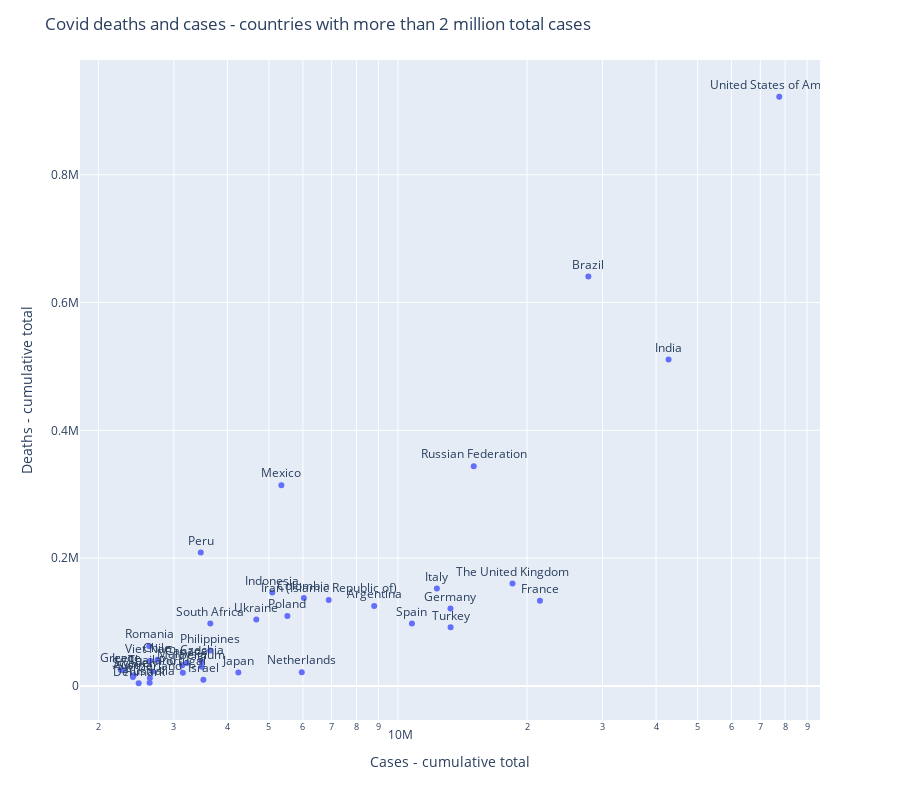

Write notebook code for a chart like this one.
### Markdown cell above
We now draw a scattered chart.

### Code cell
fig = px.scatter(covid_data_more_than_2m_cases, x="Cases - cumulative total", y="Deaths - cumulative total", text="Name", log_x=True)

fig.update_traces(textposition='top center')

fig.update_layout(
    height=800,
    title_text='Covid deaths and cases - countries with more than 2 million total cases'
)

fig.show()

### Figure 1 — Plotly figure (JSON) as saved in the notebook; plotly's stock layout.template omitted (floating-point values rounded to 4 significant figures)
{"data": [{"hovertemplate": "Cases - cumulative total=%{x}<br>Deaths - cumulative total=%{y}<br>Name=%{text}<extra></extra>", "legendgroup": "", "marker": {"color": "#636efa", "symbol": "circle"}, "mode": "markers+text", "name": "", "orientation": "v", "showlegend": false, "text": ["United States of America", "India", "Brazil", "France", "The United Kingdom", "Russian Federation", "Turkey", "Germany", "Italy", "Spain", "Argentina", "Iran (Islamic Republic of)", "Colombia", "Netherlands", "Poland", "Mexico", "Indonesia", "Ukraine", "Japan", "South Africa", "Philippines", "Israel", "Belgium", "Czechia", "Peru", "Canada", "Portugal", "Malaysia", "Chile", "Thailand", "Viet Nam", "Switzerland", "Australia", "Romania", "Denmark", "Sweden", "Austria", "Iraq", "Greece"], "x": [77521589, 42780235, 27806786, 21436445, 18499062, 15020573, 13265374, 13255989, 12323398, 10778607, 8799858, 6894110, 6031130, 5963238, 5519282, 5344840, 5089637, 4672198, 4241800, 3648968, 3646793, 3515918, 3484518, 3483932, 3466309, 3217184, 3148387, 3138215, 2747552, 2674477, 2643024, 2636961, 2634178, 2629090, 2483399, 2418560, 2407407, 2286451, 2255421], "xaxis": "x", "y": [921984, 510905, 640774, 133169, 160221, 343957, 91646, 120992, 152282, 97710, 124924, 134420, 137586, 21449, 109509, 314128, 146044, 104106, 21198, 97520, 55330, 9800, 29886, 38106, 208789, 35787, 20708, 32240, 40936, 22565, 39278, 12538, 4798, 62188, 4207, 16768, 13956, 24824, 25095], "yaxis": "y", "type": "scatter", "textposition": "top center"}], "layout": {"xaxis": {"anchor": "y", "domain": [0.0, 1.0], "title": {"text": "Cases - cumulative total"}, "type": "log"}, "yaxis": {"anchor": "x", "domain": [0.0, 1.0], "title": {"text": "Deaths - cumulative total"}}, "legend": {"tracegroupgap": 0}, "margin": {"t": 60}, "title": {"text": "Covid deaths and cases - countries with more than 2 million total cases"}, "height": 800}}
